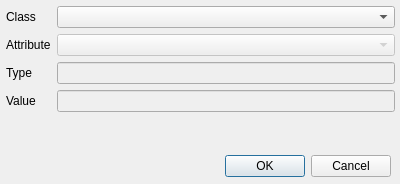
<?xml version="1.0" encoding="UTF-8"?>
<ui version="4.0">
 <class>CLdapNewAttributeDialog</class>
 <widget class="QDialog" name="CLdapNewAttributeDialog">
  <property name="geometry">
   <rect>
    <x>0</x>
    <y>0</y>
    <width>400</width>
    <height>184</height>
   </rect>
  </property>
  <property name="windowTitle">
   <string>New Attribute Dialog</string>
  </property>
  <widget class="QDialogButtonBox" name="buttonBox">
   <property name="geometry">
    <rect>
     <x>50</x>
     <y>150</y>
     <width>341</width>
     <height>32</height>
    </rect>
   </property>
   <property name="orientation">
    <enum>Qt::Horizontal</enum>
   </property>
   <property name="standardButtons">
    <set>QDialogButtonBox::Cancel|QDialogButtonBox::Ok</set>
   </property>
  </widget>
  <widget class="QWidget" name="formLayoutWidget">
   <property name="geometry">
    <rect>
     <x>0</x>
     <y>0</y>
     <width>401</width>
     <height>151</height>
    </rect>
   </property>
   <layout class="QFormLayout" name="formLayout">
    <property name="leftMargin">
     <number>6</number>
    </property>
    <property name="topMargin">
     <number>6</number>
    </property>
    <property name="rightMargin">
     <number>6</number>
    </property>
    <property name="bottomMargin">
     <number>6</number>
    </property>
    <item row="0" column="0">
     <widget class="QLabel" name="label">
      <property name="text">
       <string>Class</string>
      </property>
     </widget>
    </item>
    <item row="0" column="1">
     <widget class="QComboBox" name="classCombo">
      <property name="editable">
       <bool>false</bool>
      </property>
     </widget>
    </item>
    <item row="1" column="0">
     <widget class="QLabel" name="label_2">
      <property name="text">
       <string>Attribute</string>
      </property>
     </widget>
    </item>
    <item row="1" column="1">
     <widget class="QComboBox" name="attrCombo">
      <property name="enabled">
       <bool>false</bool>
      </property>
     </widget>
    </item>
    <item row="2" column="0">
     <widget class="QLabel" name="label_3">
      <property name="text">
       <string>Type</string>
      </property>
     </widget>
    </item>
    <item row="2" column="1">
     <widget class="QLineEdit" name="typeEdit">
      <property name="enabled">
       <bool>false</bool>
      </property>
      <property name="readOnly">
       <bool>true</bool>
      </property>
     </widget>
    </item>
    <item row="3" column="0">
     <widget class="QLabel" name="label_4">
      <property name="text">
       <string>Value</string>
      </property>
     </widget>
    </item>
    <item row="3" column="1">
     <widget class="QLineEdit" name="valueEdit">
      <property name="enabled">
       <bool>false</bool>
      </property>
     </widget>
    </item>
   </layout>
  </widget>
 </widget>
 <resources/>
 <connections>
  <connection>
   <sender>buttonBox</sender>
   <signal>accepted()</signal>
   <receiver>CLdapNewAttributeDialog</receiver>
   <slot>accept()</slot>
   <hints>
    <hint type="sourcelabel">
     <x>248</x>
     <y>254</y>
    </hint>
    <hint type="destinationlabel">
     <x>157</x>
     <y>274</y>
    </hint>
   </hints>
  </connection>
  <connection>
   <sender>buttonBox</sender>
   <signal>rejected()</signal>
   <receiver>CLdapNewAttributeDialog</receiver>
   <slot>reject()</slot>
   <hints>
    <hint type="sourcelabel">
     <x>316</x>
     <y>260</y>
    </hint>
    <hint type="destinationlabel">
     <x>286</x>
     <y>274</y>
    </hint>
   </hints>
  </connection>
 </connections>
</ui>
